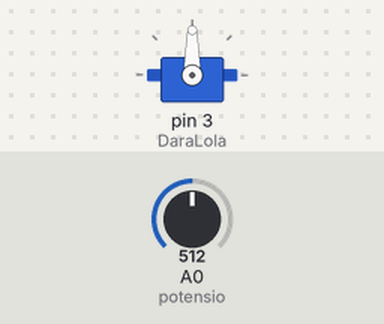
A sketch run on a simulated Arduino Uno, built with avr-gcc and run on an emulated ATmega328P. On the bench: servo. Inputs (shaded band) come from the test bench; at power-on: A0 (potensio) = 512.

Above: at 1.2 s.
1.3 s: A0 (potensio) set to 716
At 2.5 s:
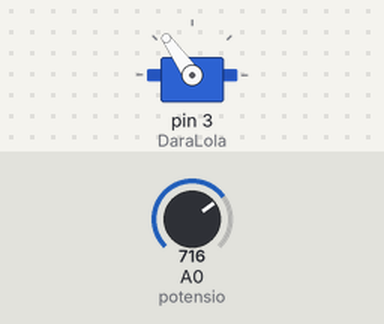
2.8 s: A0 (potensio) set to 900
At 3.9 s:
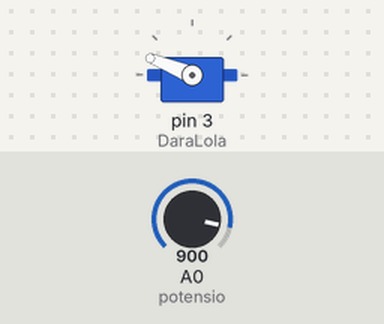
4.3 s: A0 (potensio) set to 1023
At 5.2 s:
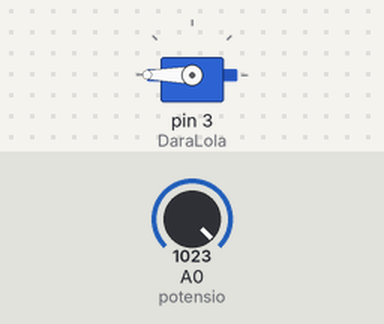
5.8 s: A0 (potensio) set to 306
At 6.5 s:
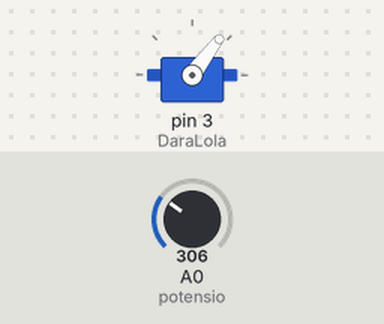
7.3 s: A0 (potensio) set to 122
At 7.7 s:
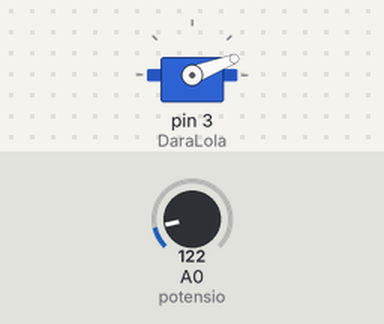
Timing chart, 0 to 9.8 s (numbered marks = the images above; inputs shaded):
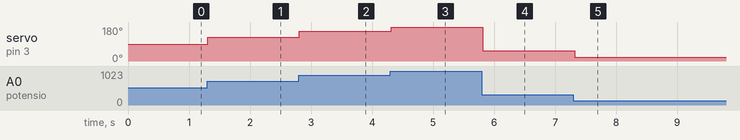

Measured:
- after the input at 1.3 s, servo on pin 3 (DaraLola): 90° → 125° at once
- after the input at 2.8 s, servo on pin 3 (DaraLola): 125° → 158° at once
- after the input at 4.3 s, servo on pin 3 (DaraLola): 158° → 180° at once
- after the input at 5.8 s, servo on pin 3 (DaraLola): 180° → 53° at once
- after the input at 7.3 s, servo on pin 3 (DaraLola): 53° → 21° at once

The sketch:

Arduino+Potensio+Servo.ino
```cpp
#include <Servo.h>

int potensio = A0;
int resistansi = 0;
float voltage = 0;

Servo DaraLola;

void setup() {

  Serial.begin(9600);
  DaraLola.attach(3);

}

void loop() {

  resistansi = analogRead(potensio);


  int angle = map(resistansi, 0, 1023, 0, 180);

  DaraLola.write(angle);

  delay(100);
}
```
